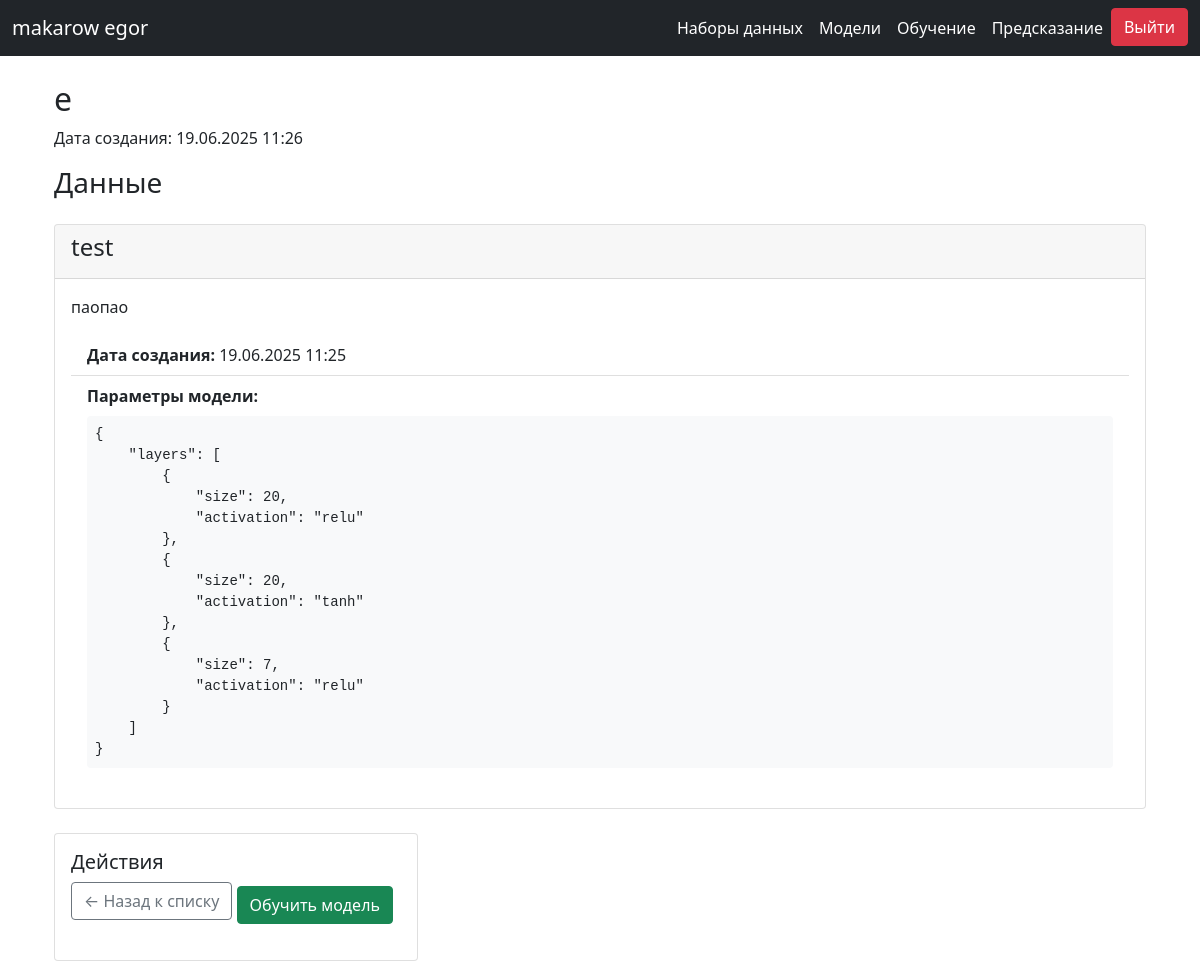
/learning/session_detail/2/ (signed in), run on the app's committed database.
### accounts/models.py (models this page shows, shortened)
class CustomUser(AbstractBaseUser, PermissionsMixin):
    first_name = models.CharField('first name', max_length=30)
    last_name = models.CharField('last name', max_length=30)
    patronymic = models.CharField('patronymic', max_length=30, blank=True)
    email = models.EmailField('email address', unique=True)
    is_active = models.BooleanField('active', default=True)
    is_staff = models.BooleanField('staff status', default=False)
    is_superuser = models.BooleanField('superuser status', default=False)
    date_joined = models.DateTimeField('date joined', default=timezone.now)
    USERNAME_FIELD = 'email'
    REQUIRED_FIELDS = ['first_name', 'last_name']
    objects = CustomUserManager()
    def get_full_name(self):
        return f"{self.last_name} {self.first_name} {self.patronymic}".strip()

### learning/models.py (models this page shows, shortened)
class TrainingSession(models.Model):
    STATUS_CHOICES = [
        ('pending', 'Ожидает'),
        ('running', 'Выполняется'),
        ('completed', 'Завершено'),
        ('failed', 'Ошибка'),
    ]
    title = models.CharField(max_length=255, default="")
    user = models.ForeignKey(
        settings.AUTH_USER_MODEL,
        on_delete=models.CASCADE,
        related_name='learning',
        default=1
    )
    model = models.ForeignKey(MLModel, on_delete=models.CASCADE)
    dataset = models.ForeignKey(DataFile, on_delete=models.CASCADE)
    epochs = models.IntegerField(default=100)
    learning_rate = models.FloatField(default=0.01)
    creation_date = models.DateTimeField(default=timezone.now)
    status = models.CharField(max_length=10, choices=STATUS_CHOICES, default='pending')
    current_epoch = models.IntegerField(default=0)
    progress = models.FloatField(default=0)
    preprocessor = models.BinaryField(null=True, blank=True)
    neural_network = models.BinaryField(null=True, blank=True)
    best_loss = models.FloatField(null=True, blank=True)
    final_accuracy = models.FloatField(null=True, blank=True)
    logs = models.TextField(blank=True)

### neural_network/models.py (models this page shows, shortened)
class MLModel(models.Model):
    title = models.CharField(max_length=255, verbose_name="Название модели")
    description = models.TextField(verbose_name="Описание")
    creation_date = models.DateTimeField(auto_now_add=True, verbose_name="Дата создания")
    parameters = models.JSONField(verbose_name="Параметры модели")
    user = models.ForeignKey(
        settings.AUTH_USER_MODEL,
        on_delete=models.CASCADE,
        related_name='mlmodels',
        default=1
    )
    class Meta:
        verbose_name = "Модель машинного обучения"
        verbose_name_plural = "Модели"
    def formatted_parameters(self):
        return json.dumps(self.parameters, indent=4, ensure_ascii=False)

### learning/views.py (the view)
# urls.py: path('session_detail/<int:pk>/', learning_views.session_detail, name='session_detail'),
@login_required
def session_detail(request, pk):
    session = get_object_or_404(TrainingSession, pk=pk)
    data_file = session.dataset
    neural_network = session.model
    context = {
        'session': session,
        'data_file': data_file,
        'model': neural_network
    }
    try:
        if data_file.file_type == 'CSV':
            df = pd.read_csv(data_file.file.path)
        elif data_file.file_type == 'XLSX':
            df = pd.read_excel(data_file.file.path)
        context.update({
            'columns': df.columns.tolist(),
            'rows': df.to_dict('records')[:100]
        })
    except Exception as e:
        messages.error(request, f'Ошибка чтения файла: {str(e)}')
    return render(request, 'learning/detail.html', context)

### learning/templates/learning/detail.html (shortened to what this page needs)
{% extends "base.html" %}
{% block content %}
<div class="container">
    <h2>{{ session.title }}</h2>
    <p>Дата создания: {{ session.creation_date|date:"d.m.Y H:i" }}</p>
    <h3>Данные</h3>
    <div class="card mb-4">
        <div class="card-header">
            <h4>{{ model.title }}</h4>
        </div>
        <div class="card-body">
            <p class="card-text">{{ model.description }}</p>
            <ul class="list-group list-group-flush">
                <li class="list-group-item">
                    <strong>Дата создания:</strong>
                    {{ model.creation_date|date:"d.m.Y H:i" }}
                </li>
                <li class="list-group-item">
                    <strong>Параметры модели:</strong>
                    <pre class="mt-2 p-2 bg-light rounded">{{ model.formatted_parameters }}</pre>
                </li>
            </ul>
        </div>
    </div>
    <div class="col-md-4">
        <div class="card">
            <div class="card-body">
                <h5 class="card-title">Действия</h5>
                <a href="{% url 'session_list' %}" class="btn btn-outline-secondary btn-block mb-2">
                    ← Назад к списку
                </a>
                <button id="start-training-btn" class="btn btn-success btn-block"
                        data-session-id="{{ session.id }}"
                        data-csrf-token="{{ csrf_token }}">
                    Обучить модель
                </button>
            </div>
        </div>
    </div>
</div>
{% endblock %}

### datasets/templates/base.html (shortened to what this page needs)
<!DOCTYPE html>
<html lang="ru">
<head>
    <link href="https://cdn.jsdelivr.net/npm/bootstrap@5.1.3/dist/css/bootstrap.min.css" rel="stylesheet">
</head>
<body>
    <header class="bg-dark text-white">
        <nav class="navbar navbar-expand-lg navbar-dark bg-dark">
            <div class="container-fluid">
                {% if user.is_authenticated %}
                    <a class="navbar-brand text-white" href="{% url 'dataset_list' %}">
                        {{ user.get_full_name|default:user.email }}
                    </a>
                {% else %}
                    <a class="navbar-brand text-white" href="{% url 'dataset_list' %}">DataSets Manager</a>
                {% endif %}
                <div class="collapse navbar-collapse" id="navbarNav">
                    <ul class="navbar-nav ms-auto">
                        <li class="nav-item">
                            <a class="nav-link text-white" href="{% url 'dataset_list' %}">Наборы данных</a>
                        </li>
                        <li class="nav-item">
                            <a class="nav-link text-white" href="{% url 'model_list' %}">Модели</a>
                        </li>
                        <li class="nav-item">
                            <a class="nav-link text-white" href="{% url 'session_list' %}">Обучение</a>
                        </li>
                        <li class="nav-item">
                            <a class="nav-link text-white" href="{% url 'predict_sessions_list' %}">Предсказание</a>
                        </li>
                        {% if user.is_authenticated %}
                            <li class="nav-item">
                                <a href="{% url 'logout' %}" class="btn btn-danger btn-block">
                                    Выйти
                                </a>
                            </li>
                        {% endif %}
                    </ul>
                </div>
            </div>
        </nav>
    </header>
    <div class="container mt-4">
        {% block content %}{% endblock %}
    </div>
</body>
</html>

### data on the page
CustomUser: get_full_name "makarow egor"
TrainingSession: title "е", creation_date "19.06.2025 11:26"
MLModel: title "test", description "паопао", creation_date "19.06.2025 11:25", formatted_parameters "{ \"layers\": [ { \"size\": 20, \"activation\": \"relu\" }, { \"size\": 20, \"activation\": \"tanh\" }, { \"size\": 7, \"activation\": \"relu\" } ] }"
